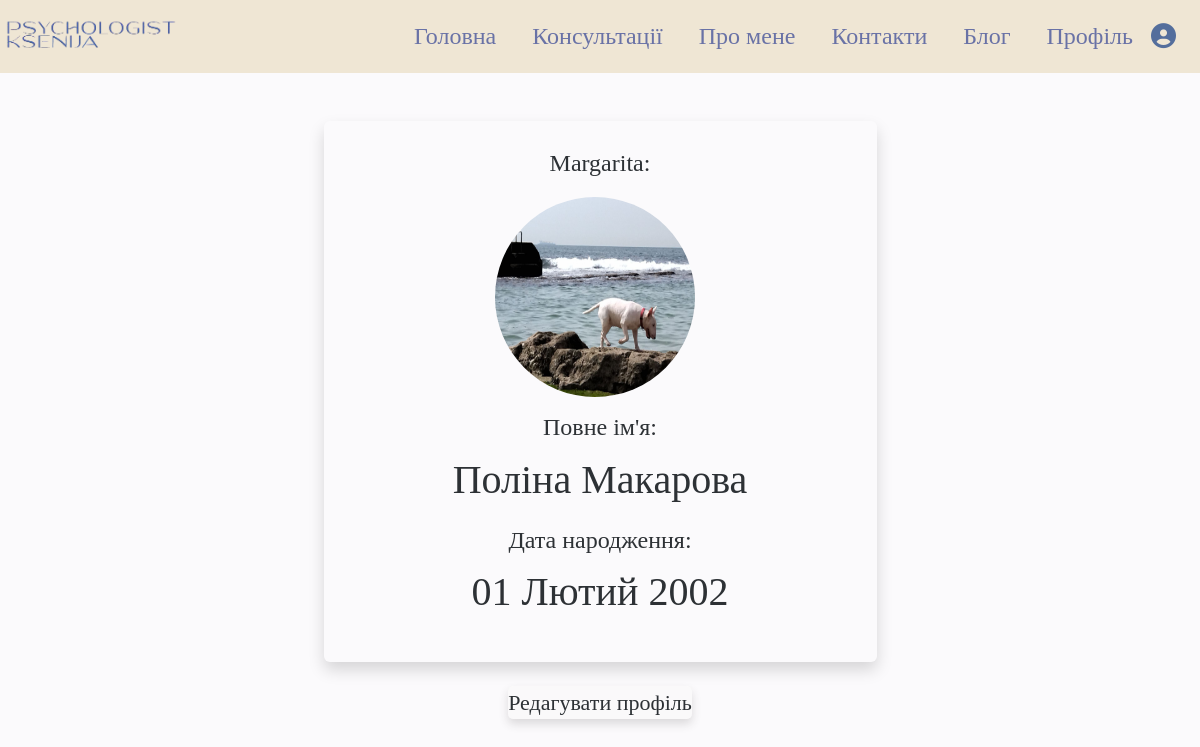
/profile/ (signed in), run on the app's committed database.
### profiles/models.py (models this page shows, shortened)
class UserProfile(models.Model):
    user = models.OneToOneField(User, on_delete=models.CASCADE, verbose_name='Користувач')
    full_name = models.CharField(max_length=255, blank=True, verbose_name='Повне ім\'я')
    avatar = models.ImageField(upload_to='avatars/', blank=True, null=True, verbose_name='Аватар')
    date_of_birth = models.DateField(blank=True, null=True, verbose_name='Дата народження')
    class Meta:
        verbose_name = 'Профіль користувача'
        verbose_name_plural = 'Профілі користувачів'

### profiles/views.py (the view)
# urls.py: path('profile/', view_profile, name='view_profile'),
@login_required
def view_profile(request):
    try:
        profile = UserProfile.objects.get(user=request.user)
        return render(request, 'profiles/view_profile.html', {'profile': profile})
    except UserProfile.DoesNotExist:
        messages.error(request, 'Профіль не знайдено. Створіть профіль, щоб переглянути.')
        return redirect('profiles')

### profiles/templates/profiles/view_profile.html (shortened to what this page needs)
{% extends 'main/base.html' %}
{% load static %}
{% block content %}
<link rel="stylesheet" type="text/css" href="{% static 'profiles/profiles_styles.css' %}">
<div class="container mt-4">
  <div class="row justify-content-center">
    <div class="col-6 align-items-center">
      <div class="text-center rounded shadow p-4 mt-4">
        {% if profile %}
          <div>
            <p>{{ profile.user.username }}:</p>
            {% if profile.avatar %}
              <img src="{{ profile.avatar.url }}" alt="{{ profile.user.username }}'s Avatar" class="profile-avatar">
              <div class="profile-info">
                <p><h4>Повне ім'я: </h4><span class="name">{{ profile.full_name }}</span></p>
                {% load l10n %}
                <p><h4>Дата народження: </h4><span class="name">{{ profile.date_of_birth|date:"d F Y"}}</span></p>
              </div>
              {% else %}
                {% load l10n %}
              {% endif %}
          </div>
        {% else %}
          <p class="profile-not-found">Профіль не знайдено.</p>
          <a href="{% url 'profiles' %}" class="create-profile-link">Створити профіль</a>
        {% endif %}
        </div>
        <div class="text-center mt-4">
          <a href="{% url 'edit_profile' %}" class="edit-profile-link">Редагувати профіль</a>
        </div>
    </div>
  </div>
</div>
{% endblock %}

### main/static/style.css (style rules this page uses)
body { margin: 0; padding: 0; background-color: #fbfafc; margin-left: 0; font-family: 'Cormorant Garamond', serif; }
.container { width: 100%; padding: 0 5px; }

### profiles/static/profiles/profiles_styles.css (style rules this page uses)
:root { --primary-color: #b8bcb753; --button-color: #606a5c8f; --hover-color: #c3c6c695; --secondary-color: #fbfafc; --box-shadow: 0 5px 10px rgba(53, 52, 52, 0.159); --border-color: #1c073843; --text-color: #6972a6; --background-color: #fbfafc; --form-background: #e9edf561; --font-family: 'Cormorant Garamond', serif; --article-background: #f7f6f361; --article-text-color: #2d3135; --navbar-color-base: #efe6d4; }
p { font-family: var(--font-family); font-size: 1.5rem; color: var(--article-text-color); }
.name { font-size: 2.5rem; }
.container { margin-top: 20px; background-color: var(--background-color); color: var(--article-text-color); }
.profile-info { margin-top: 10px; }
.profile-avatar { width: 200px; height: 200px; border-radius: 100%; margin-right: 10px; }
.edit-profile-link { text-decoration: none; color: var(--article-text-color); font-size: 22px; background-color: var(--article-background); box-shadow: var(--box-shadow); border-color: var(--navbar-color-base); border-radius: 5px; display: inline-block; }

### data on the page
UserProfile: user.username "Margarita", avatar (picture), full_name "Поліна Макарова", date_of_birth "01 Лютий 2002"
